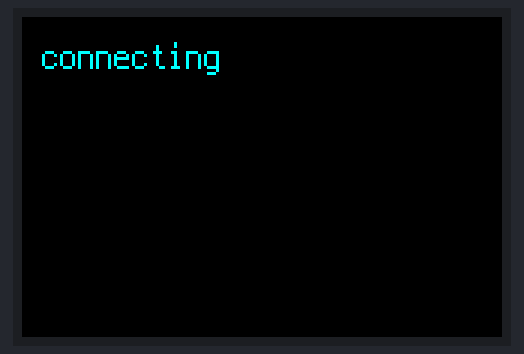
This program was run on a simulated CircuitPython board. On the bench: 480×320 colour display. Values from a settings file that is not in the repository are placeholders; web requests get an empty 200 reply after 0.4 s; what the program prints to the serial console is not drawn.

Above: at 0.1 s.
At 2.0 s:
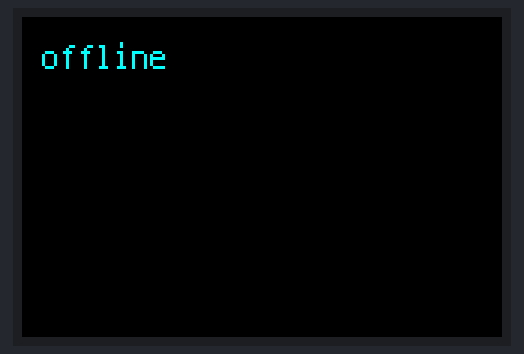

Measured:
- what the display in image 0 shows lasts 1.9 s, from 0.0 s to 1.9 s

The program:

muni_TFT_basic.py
```python
# (licence header left out)
# Muni arrivals on the 3.5" TFT FeatherWing — CircuitPython 10
# /lib needs: adafruit_display_text, adafruit_hx8357,
#             adafruit_connection_manager, adafruit_requests

import os
import time

import board
import displayio
import fourwire
import terminalio
import wifi
from adafruit_display_text import label

import adafruit_connection_manager
import adafruit_hx8357
import adafruit_requests

URL = (
    "https://webservices.umoiq.com/api/pub/v1/agencies/sfmta-cis"
    f"/stopcodes/13548/predictions?key={os.getenv('UMOIQ_API_KEY')}"
)

displayio.release_displays()
display = adafruit_hx8357.HX8357(
    fourwire.FourWire(board.SPI(), command=board.D10, chip_select=board.D9),
    width=480,
    height=320,
)

# One label, built once. Only .text changes from here on.
text = label.Label(
    terminalio.FONT, text="connecting", color=0x00FFFF, scale=3,
    background_color=0x000000, x=20, y=40,
)
display.root_group = text

wifi.radio.connect(os.getenv("WIFI_SSID_1"), os.getenv("WIFI_PASSWORD_1"))
pool = adafruit_connection_manager.get_radio_socketpool(wifi.radio)
ssl_context = adafruit_connection_manager.get_radio_ssl_context(wifi.radio)
requests = adafruit_requests.Session(pool, ssl_context)

while True:
    try:
        with requests.get(URL) as response:
            bus = response.json()[0]  # .json() once — each call is a fetch
        minutes = [v["minutes"] for v in bus["values"]]
        text.text = (
            f"{bus['route']['title']}\n{bus['stop']['name']}\n\n{minutes[0]} min"
            if minutes
            else "no buses right now"
        )
        print(text.text.replace("\n", " "))
    except Exception as err:
        print("failed:", err)
        text.text = "offline"
    time.sleep(15)
```
